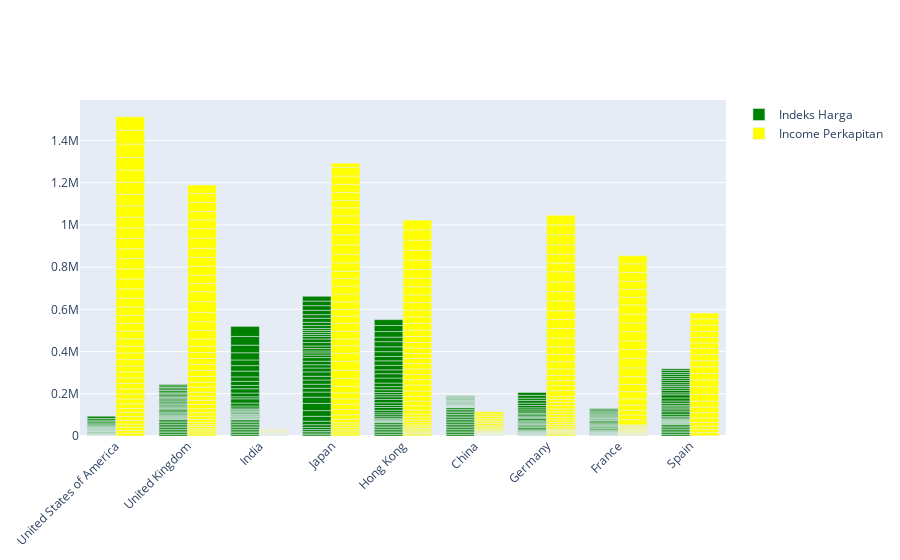

The cell this chart's notebook holds for it:
### Code cell
fig = go.Figure()#grafik untuk ngebandingin biasanya speerti kasus kematian vs kasus ... 
fig.add_trace(go.Bar(
    x=ngubah_nama["Kota"],
    y=ngubah_nama["Indeks Harga"],
    name='Indeks Harga',
    marker_color='green'
))
fig.add_trace(go.Bar(
    x=ngubah_nama["Kota"],
    y=ngubah_nama["Income Perkapitan"],
    name='Income Perkapitan',
    marker_color='Yellow'
))
fig.update_layout(barmode='group', xaxis_tickangle=-45)
fig.show()

### Figure 1 — Plotly figure (JSON) as saved in the notebook; plotly's stock layout.template omitted (floating-point values rounded to 4 significant figures; data arrays with more than 128 entries replaced by an {"elided": "..."} marker saying what was removed)
{"data": [{"marker": {"color": "green"}, "name": "Indeks Harga", "type": "bar", "x": {"elided": "369 str values"}, "y": {"elided": "369 float values"}}, {"marker": {"color": "Yellow"}, "name": "Income Perkapitan", "type": "bar", "x": {"elided": "369 str values"}, "y": {"elided": "369 float values"}}], "layout": {"barmode": "group", "xaxis": {"tickangle": -45}}}
